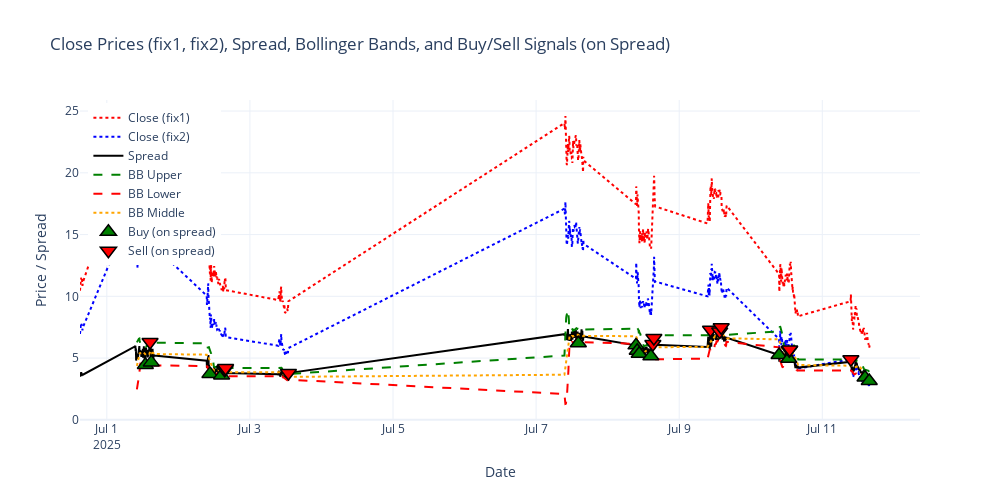

The code cell stored with this chart in its notebook:
### Code cell
# --- Install dependencies if needed ---
# !pip install ib_insync nest_asyncio pandas_datareader plotly filterpy arch

# Simplify all the features for KNN, and set it to trade based on specifc HMM -- maybe even just apply to stock or single option, make the data pull fast and minimize run time. Use Gamma, theta, IV garch, MACD, Bollinger, RSI, maybe an SMA filter, lorentzian knn
import nest_asyncio
nest_asyncio.apply()

import asyncio
from ib_insync import *
import pandas as pd
import numpy as np
from filterpy.kalman import KalmanFilter
from scipy.stats import norm
from scipy.optimize import brentq
import pandas_datareader.data as web
import datetime
import plotly.graph_objects as go

# --- PARAMETERS ---
numbars = 600
durationStr = '20 D'
barSizeSetting = '5 mins'
symbol1 = 'TSLA'
lastTradeDateOrContractMonth1 = '20250718'
strike1 = 310
right1 = 'P'
symbol2 = 'TSLA'
lastTradeDateOrContractMonth2 = '20250718'
strike2 = 300
right2 = 'P'

# --- FETCH FUNCTION ---
async def fetch_option(symbol, lastTradeDateOrContractMonth, strike, right, num_bars):
    ib = IB()
    await ib.connectAsync('127.0.0.1', 7496, clientId=np.random.randint(1000, 10000))
    option_contract = Option(
        symbol=symbol,
        lastTradeDateOrContractMonth=lastTradeDateOrContractMonth,
        strike=strike,
        right=right,
        exchange='SMART',
        currency='USD'
    )
    await ib.qualifyContractsAsync(option_contract)
    stock_contract = Stock(symbol, 'SMART', 'USD')
    await ib.qualifyContractsAsync(stock_contract)
    all_bars = []
    end_time = ''
    while len(all_bars) < num_bars:
        bars = await ib.reqHistoricalDataAsync(
            contract=option_contract,
            endDateTime=end_time,
            durationStr=durationStr,
            barSizeSetting=barSizeSetting,
            whatToShow='TRADES',
            useRTH=True,
            formatDate=1
        )
        if not bars:
            print("No more bars available.")
            break
        all_bars = bars + all_bars
        end_time = (bars[0].date - pd.Timedelta(minutes=1)).strftime('%Y%m%d %H:%M:%S')
        await asyncio.sleep(10)
    all_bars = all_bars[-num_bars:]
    df = util.df(all_bars)
    df.set_index('date', inplace=True)
    stock_bars = await ib.reqHistoricalDataAsync(
        contract=stock_contract,
        endDateTime='',
        durationStr=durationStr,
        barSizeSetting=barSizeSetting,
        whatToShow='TRADES',
        useRTH=True,
        formatDate=1
    )
    stock_df = util.df(stock_bars)
    stock_df.set_index('date', inplace=True)
    df['stock price'] = stock_df['close'].reindex(df.index, method='ffill')
    df.rename(columns={
        'close': 'Close',
        'volume': 'Volume',
        'stock price': 'Stock Price'
    }, inplace=True)
    ib.disconnect()
    return df

# --- GET RISK-FREE RATE ---
start = datetime.datetime(2025, 6, 1)
end = datetime.datetime(2025, 6, 9)
rate = web.DataReader('DGS1MO', 'fred', start, end)
rfr = rate.iloc[-1, 0]  # Last available value as a scalar

# --- MAIN LOGIC ---
async def main():
    datafix = await fetch_option(symbol1, lastTradeDateOrContractMonth1, strike1, right1, numbars)
    datafix2 = await fetch_option(symbol2, lastTradeDateOrContractMonth2, strike2, right2, numbars)
    datafix.index = datafix.index.tz_localize(None)
    datafix2.index = datafix2.index.tz_localize(None)
    datafix["spread"] = datafix["Close"] - datafix2["Close"]

    # --- Process datafix (with spread/Kalman) ---
    def process_option_df_with_spread(df, strike, right, lastTradeDateOrContractMonth, rfr):
        # Kalman Filter on spread
        kf = KalmanFilter(dim_x=2, dim_z=1)
        kf.x = np.array([df['spread'].iloc[0], 0.])
        kf.F = np.array([[1., .1], [0., 1.]])
        kf.H = np.array([[1., 0.]])
        kf.P *= 1000.
        kf.R = 1.
        kf.Q = np.eye(2)*0.05
        filtered_state_means = []
        for price in df['spread']:
            kf.predict()
            kf.update(price)
            filtered_state_means.append(kf.x[0])
        df['Kalman'] = filtered_state_means
        df["Kalman_Roc"] = df['Kalman'].pct_change() * 100
        # MACD
        def calculate_macd(df, close_col='Close', fast=12, slow=26, signal=9):
            ema_fast = df[close_col].ewm(span=fast, adjust=False).mean()
            ema_slow = df[close_col].ewm(span=slow, adjust=False).mean()
            macd = ema_fast - ema_slow
            signal_line = macd.ewm(span=signal, adjust=False).mean()
            macd_hist = macd - signal_line
            df['MACD'] = macd
            df['Signal'] = signal_line
            df['MACD_Hist'] = macd_hist
            return df
        df = calculate_macd(df)
        # Expiry and days to expiry
        expiry = pd.Timestamp(lastTradeDateOrContractMonth)
        df.index = df.index.tz_localize(None)
        df['days_to_expiry'] = (expiry - df.index).days.astype(float) + 1
        # Black-Scholes inputs
        df['strike'] = strike
        df['rfr'] = rfr / 100
        df['type'] = right.lower()
        # Black-Scholes IV calculation
        def black_scholes_price(S, K, T, r, sigma, option_type):
            d1 = (np.log(S / K) + (r + 0.5 * sigma ** 2) * T) / (sigma * np.sqrt(T))
            d2 = d1 - sigma * np.sqrt(T)
            if option_type == 'c':
                return S * norm.cdf(d1) - K * np.exp(-r * T) * norm.cdf(d2)
            else:
                return K * np.exp(-r * T) * norm.cdf(-d2) - S * norm.cdf(-d1)
        def implied_volatility_row(row):
            price = row['Close']
            S = row['Stock Price']
            K = row['strike']
            T = row['days_to_expiry'] / 365.0
            r = row['rfr']
            option_type = row['type']
            def objective(sigma):
                return black_scholes_price(S, K, T, r, sigma, option_type) - price
            try:
                return brentq(objective, 1e-6, 5.0)
            except Exception:
                return np.nan
        df['IV'] = df.apply(implied_volatility_row, axis=1)
        df["IVROC"] = df["IV"].pct_change() * 100
        return df

    # --- Process datafix2 (no spread/Kalman) ---
    def process_option_df_basic(df, strike, right, lastTradeDateOrContractMonth, rfr):
        def calculate_macd(df, close_col='Close', fast=12, slow=26, signal=9):
            ema_fast = df[close_col].ewm(span=fast, adjust=False).mean()
            ema_slow = df[close_col].ewm(span=slow, adjust=False).mean()
            macd = ema_fast - ema_slow
            signal_line = macd.ewm(span=signal, adjust=False).mean()
            macd_hist = macd - signal_line
            df['MACD'] = macd
            df['Signal'] = signal_line
            df['MACD_Hist'] = macd_hist
            return df
        df = calculate_macd(df)
        expiry = pd.Timestamp(lastTradeDateOrContractMonth)
        df.index = df.index.tz_localize(None)
        df['days_to_expiry'] = (expiry - df.index).days.astype(float) + 1
        df['strike'] = strike
        df['rfr'] = rfr / 100
        df['type'] = right.lower()
        def black_scholes_price(S, K, T, r, sigma, option_type):
            d1 = (np.log(S / K) + (r + 0.5 * sigma ** 2) * T) / (sigma * np.sqrt(T))
            d2 = d1 - sigma * np.sqrt(T)
            if option_type == 'c':
                return S * norm.cdf(d1) - K * np.exp(-r * T) * norm.cdf(d2)
            else:
                return K * np.exp(-r * T) * norm.cdf(-d2) - S * norm.cdf(-d1)
        def implied_volatility_row(row):
            price = row['Close']
            S = row['Stock Price']
            K = row['strike']
            T = row['days_to_expiry'] / 365.0
            r = row['rfr']
            option_type = row['type']
            def objective(sigma):
                return black_scholes_price(S, K, T, r, sigma, option_type) - price
            try:
                return brentq(objective, 1e-6, 5.0)
            except Exception:
                return np.nan
        df['IV'] = df.apply(implied_volatility_row, axis=1)
        df["IVROC"] = df["IV"].pct_change() * 100
        return df

    datafix = process_option_df_with_spread(datafix, strike1, right1, lastTradeDateOrContractMonth1, rfr)
    datafix2 = process_option_df_basic(datafix2, strike2, right2, lastTradeDateOrContractMonth2, rfr)

    # --- Calculate Bollinger Bands on Spread ---
    window = 20
    num_std = 2
    datafix['bb_middle'] = datafix['spread'].rolling(window=window).mean()
    datafix['bb_std'] = datafix['spread'].rolling(window=window).std()
    datafix['bb_upper'] = datafix['bb_middle'] + num_std * datafix['bb_std']
    datafix['bb_lower'] = datafix['bb_middle'] - num_std * datafix['bb_std']

    # --- Generate Buy/Sell/Hold Signals based on Bollinger Bands ---
    datafix['prev_spread'] = datafix['spread'].shift(1)
    datafix['prev_bb_lower'] = datafix['bb_lower'].shift(1)
    datafix['prev_bb_upper'] = datafix['bb_upper'].shift(1)
    buy_mask = (datafix['prev_spread'] > datafix['prev_bb_lower']) & (datafix['spread'] < datafix['bb_lower'])
    sell_mask = (datafix['prev_spread'] < datafix['prev_bb_upper']) & (datafix['spread'] > datafix['bb_upper'])
    datafix['bb_signal'] = 'hold'
    datafix.loc[buy_mask, 'bb_signal'] = 'buy'
    datafix.loc[sell_mask, 'bb_signal'] = 'sell'

    # --- Plotting ---
    fig = go.Figure()
    # Close price from datafix (main)
    fig.add_trace(go.Scatter(
        x=datafix.index, y=datafix["Close"],
        mode='lines', name='Close (fix1)', line=dict(color='red', dash='dot', width=2)
    ))
    # Close price from datafix2
    fig.add_trace(go.Scatter(
        x=datafix2.index, y=datafix2["Close"],
        mode='lines', name='Close (fix2)', line=dict(color='blue', width=2, dash='dot')
    ))
    # Spread (from datafix)
    fig.add_trace(go.Scatter(
        x=datafix.index, y=datafix["spread"],
        mode='lines', name='Spread', line=dict(color='black', width=2)
    ))
    # Bollinger Bands
    fig.add_trace(go.Scatter(
        x=datafix.index, y=datafix['bb_upper'],
        mode='lines', name='BB Upper', line=dict(color='green', dash='dash')
    ))
    fig.add_trace(go.Scatter(
        x=datafix.index, y=datafix['bb_lower'],
        mode='lines', name='BB Lower', line=dict(color='red', dash='dash')
    ))
    fig.add_trace(go.Scatter(
        x=datafix.index, y=datafix['bb_middle'],
        mode='lines', name='BB Middle', line=dict(color='orange', dash='dot')
    ))
    # Buy signals (green upward triangle) ON SPREAD
    buy_signals = datafix[datafix["bb_signal"] == "buy"]
    fig.add_trace(go.Scatter(
        x=buy_signals.index, y=buy_signals["spread"],
        mode='markers', name='Buy (on spread)',
        marker=dict(symbol='triangle-up', color='green', size=14, line=dict(color='black', width=1.5))
    ))
    # Sell signals (red downward triangle) ON SPREAD
    sell_signals = datafix[datafix["bb_signal"] == "sell"]
    fig.add_trace(go.Scatter(
        x=sell_signals.index, y=sell_signals["spread"],
        mode='markers', name='Sell (on spread)',
        marker=dict(symbol='triangle-down', color='red', size=14, line=dict(color='black', width=1.5))
    ))
    # Layout settings
    fig.update_layout(
        title="Close Prices (fix1, fix2), Spread, Bollinger Bands, and Buy/Sell Signals (on Spread)",
        xaxis_title="Date",
        yaxis_title="Price / Spread",
        legend=dict(x=0.01, y=0.99),
        hovermode='x unified',
        template='plotly_white',
        width=1000,
        height=500
    )
    fig.show()
    return datafix, datafix2

# --- Run everything (Jupyter-friendly) ---
datafix, datafix2 = await main()

### Figure 1 — Plotly figure (JSON) as saved in the notebook; plotly's stock layout.template omitted (floating-point values rounded to 4 significant figures; data arrays with more than 128 entries replaced by an {"elided": "..."} marker saying what was removed)
{"data": [{"line": {"color": "red", "dash": "dot", "width": 2}, "mode": "lines", "name": "Close (fix1)", "type": "scatter", "x": {"elided": "600 str values"}, "y": {"elided": "600 float values"}}, {"line": {"color": "blue", "dash": "dot", "width": 2}, "mode": "lines", "name": "Close (fix2)", "type": "scatter", "x": {"elided": "600 str values"}, "y": {"elided": "600 float values"}}, {"line": {"color": "black", "width": 2}, "mode": "lines", "name": "Spread", "type": "scatter", "x": {"elided": "600 str values"}, "y": {"elided": "600 float values"}}, {"line": {"color": "green", "dash": "dash"}, "mode": "lines", "name": "BB Upper", "type": "scatter", "x": {"elided": "600 str values"}, "y": {"elided": "600 float values"}}, {"line": {"color": "red", "dash": "dash"}, "mode": "lines", "name": "BB Lower", "type": "scatter", "x": {"elided": "600 str values"}, "y": {"elided": "600 float values"}}, {"line": {"color": "orange", "dash": "dot"}, "mode": "lines", "name": "BB Middle", "type": "scatter", "x": {"elided": "600 str values"}, "y": {"elided": "600 float values"}}, {"marker": {"color": "green", "line": {"color": "black", "width": 1.5}, "size": 14, "symbol": "triangle-up"}, "mode": "markers", "name": "Buy (on spread)", "type": "scatter", "x": ["2025-07-01T12:55:00", "2025-07-01T14:55:00", "2025-07-02T10:35:00", "2025-07-02T14:30:00", "2025-07-07T14:10:00", "2025-07-08T09:30:00", "2025-07-08T09:55:00", "2025-07-08T10:35:00", "2025-07-08T14:30:00", "2025-07-10T09:30:00", "2025-07-10T12:45:00", "2025-07-11T14:20:00", "2025-07-11T15:45:00"], "y": [4.45, 4.65, 3.72, 3.6, 6.2, 6.03, 5.6, 5.35, 5.15, 5.25, 4.94, 3.43, 3.14]}, {"marker": {"color": "red", "line": {"color": "black", "width": 1.5}, "size": 14, "symbol": "triangle-down"}, "mode": "markers", "name": "Sell (on spread)", "type": "scatter", "x": ["2025-07-01T14:30:00", "2025-07-02T15:30:00", "2025-07-02T15:40:00", "2025-07-02T15:50:00", "2025-07-03T12:55:00", "2025-07-08T15:10:00", "2025-07-08T15:30:00", "2025-07-09T10:30:00", "2025-07-09T13:35:00", "2025-07-09T14:05:00", "2025-07-10T12:55:00", "2025-07-10T13:05:00", "2025-07-11T09:35:00"], "y": [6.3, 4.05, 4.1, 4.2, 3.79, 6.14, 6.62, 7.3, 7.15, 7.5, 5.63, 5.69, 4.9]}], "layout": {"height": 500, "hovermode": "x unified", "legend": {"x": 0.01, "y": 0.99}, "title": {"text": "Close Prices (fix1, fix2), Spread, Bollinger Bands, and Buy/Sell Signals (on Spread)"}, "width": 1000, "xaxis": {"title": {"text": "Date"}}, "yaxis": {"title": {"text": "Price / Spread"}}}}
